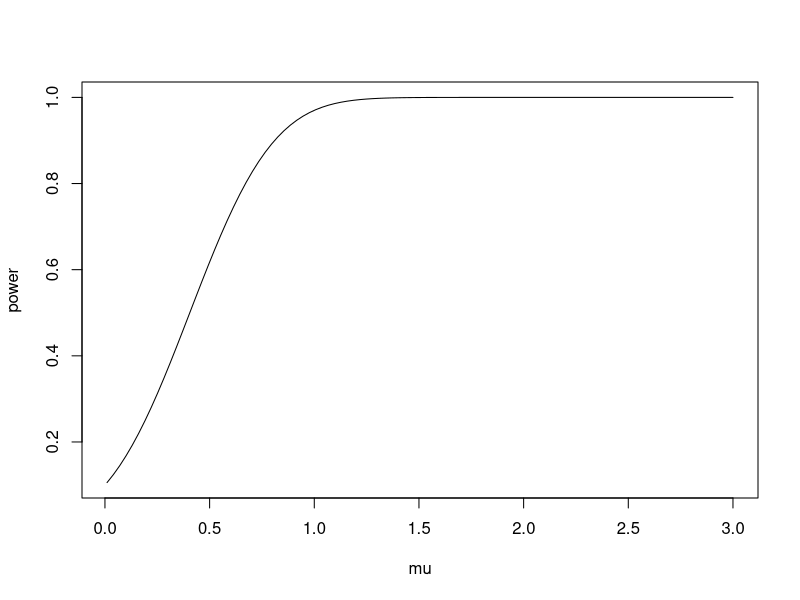

Here is the R script that generated this plot:
## ---- chunk 1
n=10
alpha=0.1

Q <- function(x) 1-pnorm(x)
Qinv <- function(x) qnorm(1-x)
power <- function(x){
  Q(Qinv(alpha)-sqrt(n*x*x))
}

mu <- seq(0+0.01,3,length=100)
plot(mu,sapply(mu,power),type="l",ylab="power")
